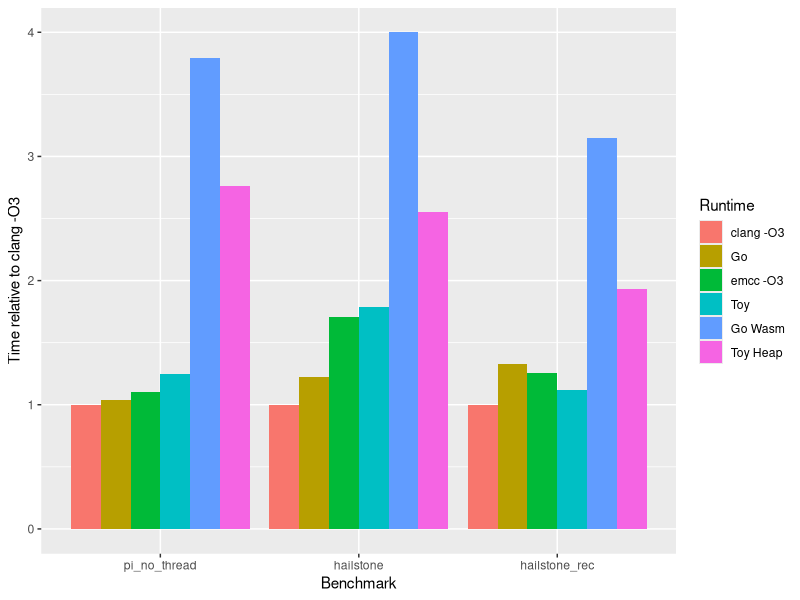

Write R code to recreate this figure.
#!/usr/local/bin/Rscript

library(ggplot2)

data <- read.csv('results.csv')
data <- data[!(names(data) %in% c("Build.command", "Exec.command"))]
data <- data[data['Runtime'] != "clang" & data["Runtime"] != "emcc",]
data <- droplevels.data.frame(data)

data$Benchmark <- factor(data$Benchmark, levels = c('pi_no_thread', 'hailstone', 'hailstone_rec'))
data$Runtime <- factor(data$Runtime, levels = c('clang -O3', 'Go', 'emcc -O3', 'Toy', 'Go Wasm', 'Toy Heap'))

for (bench in levels(data$Benchmark)) {
  cl_time <- data[data$Runtime == "clang -O3" & data$Benchmark == bench, 'Time']
  data[data$Benchmark == bench, 'Relative.Time'] <- data[data$Benchmark == bench, 'Time'] / cl_time
}

p <- ggplot(data, aes(fill=Runtime, y=Relative.Time, x=Benchmark)) +
  geom_col(position="dodge") +
  labs(y="Time relative to clang -O3")

print(p)
